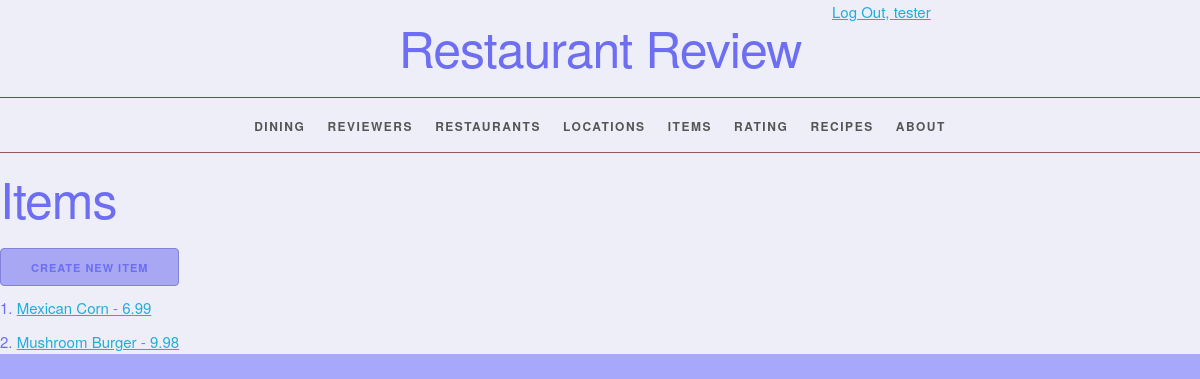
Before: /item/ (signed in) with the older database file.
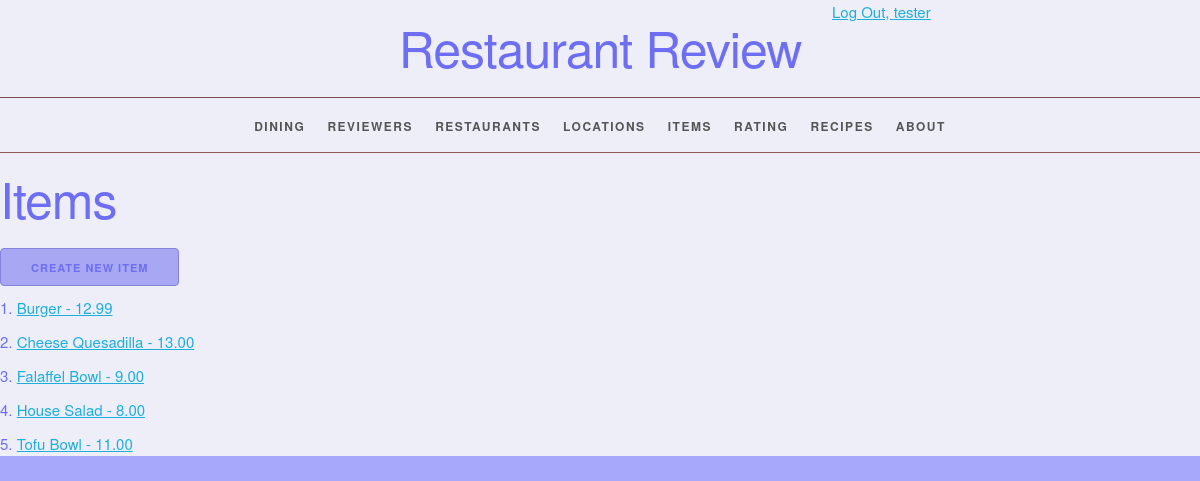
After: the same page with the newer database file.
### restaurantreview/models.py (models this page shows, shortened)
class Item(models.Model):
    item_id = models.AutoField(primary_key=True)
    item_name = models.CharField(max_length=45)
    item_cost = models.DecimalField(decimal_places=2, max_digits=6)
    recipe = models.ForeignKey(Recipe, related_name="items", on_delete=models.PROTECT, null=True)
    def __str__(self):
        return '%s - %s' % (self.item_name, self.item_cost)
    def get_absolute_url(self):
        return reverse('restaurantreview_item_detail_urlpattern',
                       kwargs={'pk': self.pk})
    class Meta:
        ordering = ['item_name', 'item_cost']

### restaurantreview/views.py (the view)
class ItemList(LoginRequiredMixin, PermissionRequiredMixin, PageLinksMixin, ListView):
    model = Item
    permission_required = 'restaurantreview.view_item'

### restaurantreview/utils.py (called while the page is built, shortened)
    def get_context_data(self, **kwargs):
        context = super().get_context_data(
            **kwargs)
        page = context.get('page_obj')
        return context

### restaurantreview/templates/restaurantreview/item_list.html (shortened to what this page needs)
{% extends 'restaurantreview/base.html' %}
{% block content %}
    <h1>Items</h1>
    {% block create_button %}
        {% if perms.restaurantreview.add_item %}
            <a
                    href="{% url 'restaurantreview_item_create_urlpattern' %}"
                    class="button button-primary">
                Create New Item</a>
        {% endif %}
    {% endblock %}
    <ol>
        {% for item in item_list %}
            <li>
                <a href="{{ item.get_absolute_url }}">
                    {{ item }}</a>
            </li>
        {% empty %}
            <li><em> There are no items.</em></li>
        {% endfor %}
    </ol>
{% endblock %}

Changed rows visible on the page:
removed Item: item_name+item_cost "Mexican Corn - 6.99"
removed Item: item_name+item_cost "Mushroom Burger - 9.98"
added Item: item_name+item_cost "Burger - 12.99"
added Item: item_name+item_cost "Cheese Quesadilla - 13.00"
added Item: item_name+item_cost "Falaffel Bowl - 9.00"
added Item: item_name+item_cost "House Salad - 8.00"
added Item: item_name+item_cost "Tofu Bowl - 11.00"
